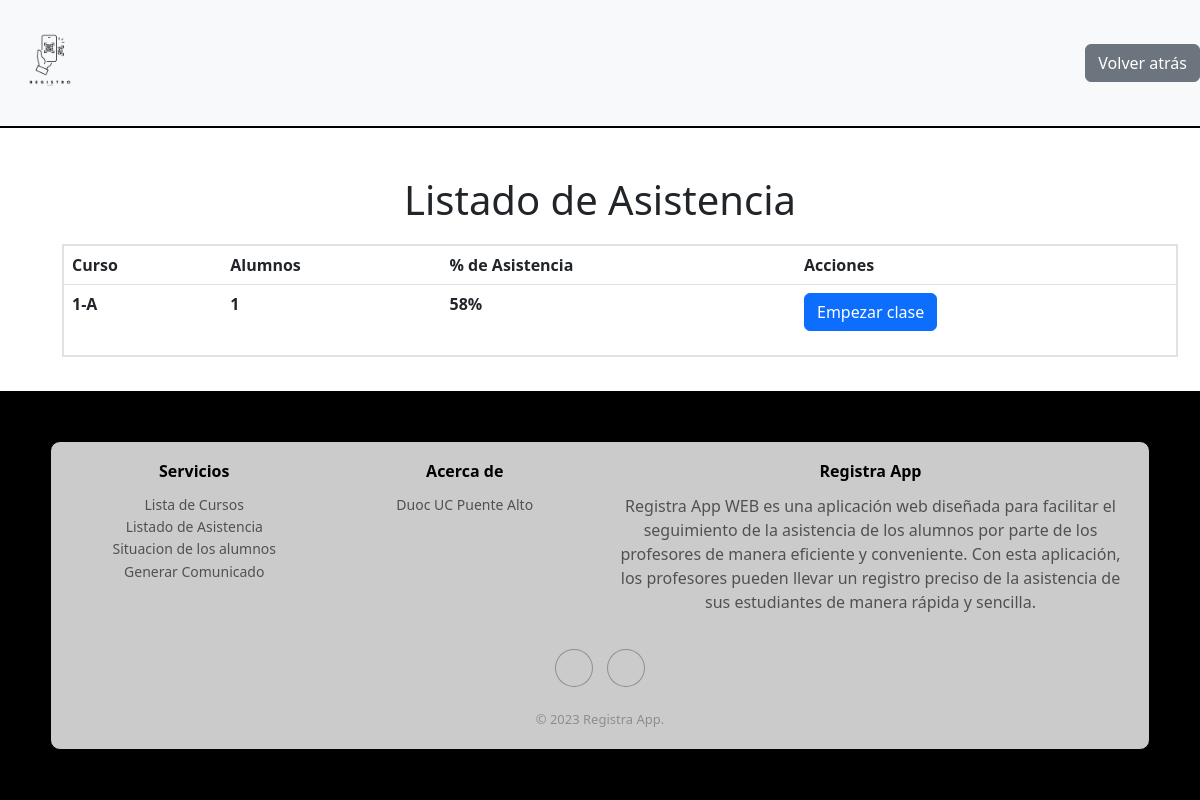
The app's page /listaasistencia/ with its own data.
### RegistroAppDocente/models.py (models this page shows, shortened)
class Curso(models.Model):
    id = models.AutoField(primary_key=True)
    nombrecurso = models.CharField(max_length=100)
    aniocurso = models.IntegerField(blank=True, null=True)
    cantidadalumnos = models.IntegerField(blank=True, null=True)
    class Meta:
        db_table = 'Curso'

### RegistroAppDocente/views.py (the view)
# urls.py: path('listaasistencia/',listaasistencia,name='LASIS'),
def listaasistencia(request):
    cursos = Curso.objects.all().annotate(
        cantidad_alumnos=Subquery(
            Alumno.objects.filter(curso=OuterRef('pk')).values('curso').annotate(
                num_alumnos=Count('curso')
            ).values('num_alumnos')[:1]
        ),
        total_clases=Count('clase'),
        total_asistencias=Subquery(
            Alumno.objects.filter(curso=OuterRef('pk')).values('curso').annotate(
                num_asistencias=Sum('asistencias')
            ).values('num_asistencias')[:1]
        ),
        porcentaje_asistencia=ExpressionWrapper(
            (F('total_asistencias') / (F('total_clases') * 1.0 * F('cantidad_alumnos'))) * 100,
            output_field=FloatField()
        )
    )
    return render(request, "listadoasistencia.html", {'cursos': cursos})

### RegistroAppDocente/templates/listadoasistencia.html (shortened to what this page needs)
{% extends "base2.html" %}
{% load static %}
{% block css %}
    <link rel="stylesheet" href="{% static 'css/listadodecursos.css' %}">
{% endblock css %}
{% block contenedor %}
    <div class="container mt-5">
        <h1>Listado de Asistencia</h1>
        <table class="table">
            <thead>
                <tr>
                    <th scope="col">Curso</th>
                    <th scope="col">Alumnos</th>
                    <th scope="col">% de Asistencia</th>
                    <th scope="col">Acciones</th>
                </tr>
            </thead>
            <tbody>
                {% for curso in cursos %}
                <tr>
                    <td>{{ curso.nombrecurso }}</td>
                    <td>{{ curso.cantidad_alumnos }}</td>
                    <td>{{ curso.porcentaje_asistencia|floatformat:"0" }}%</td>
                    <td>
                        <form id="crearClaseForm" data-curso-id="{{ curso.id }}">
                            <a class="btn btn-primary" data-curso-id="{{ curso.id }}" data-crearclase-url="{% url 'crear_clase' %}" onclick="iniciarClase(this)">Empezar clase</a>
                        </form>
                    </td>
                </tr>
                {% endfor %}
            </tbody>
        </table>
    </div>
</body>
</html>
{% endblock contenedor%}

### RegistroAppDocente/static/css/listadodecursos.css (style rules this page uses)
.container { margin-top: 2rem; }
h1 { color: #000000; text-align: center; }
.table { background-color: #ffffff; margin: 20px; border: 2px solid #000000; }
.table th { background-color: #000000; color: #ffffff; }
.table td { background-color: #f8f9fa; font-weight: bold; }

### records on screen
Curso: nombrecurso "1-A", cantidad_alumnos "1", porcentaje_asistencia "58"
